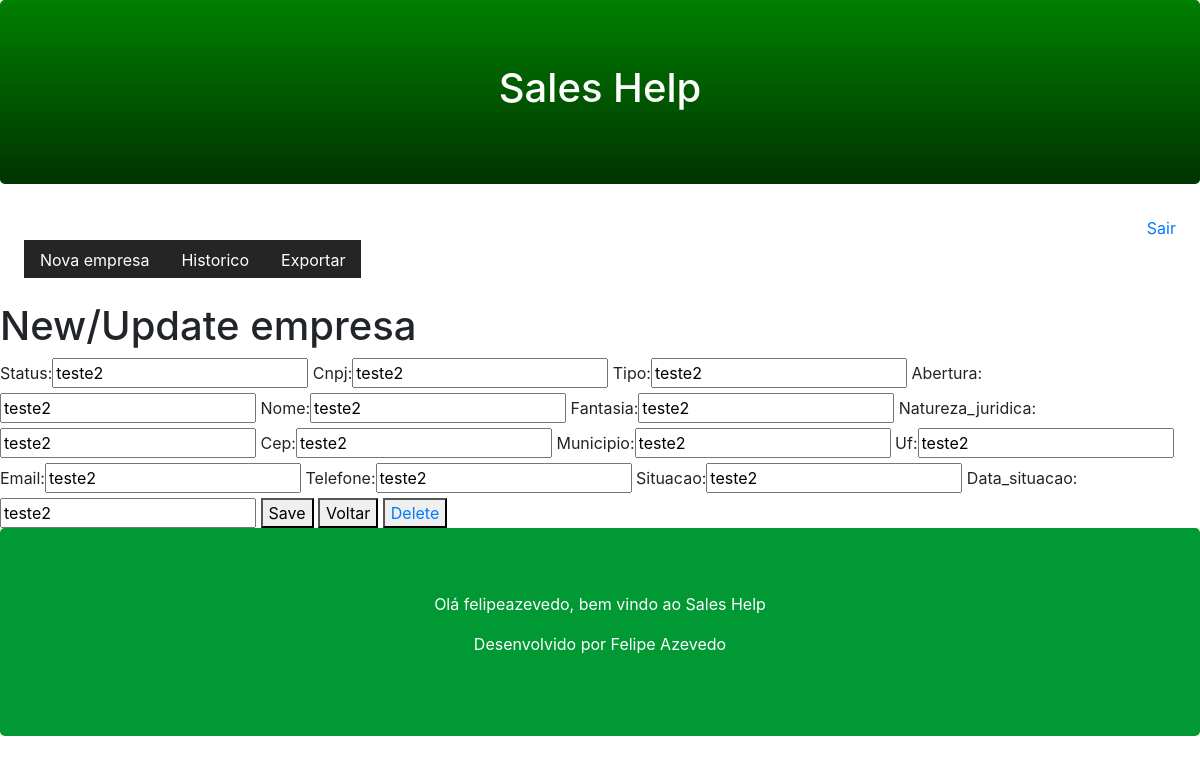
The page /update/7/ (signed in) on the database its author committed.
### core/models.py (models this page shows, shortened)
class Empresa(models.Model):
    status = models.CharField('status', max_length=100, default='')
    cnpj = models.CharField('cnpj', max_length=100, default='')
    tipo = models.CharField('tipo', max_length=100, default='')
    abertura = models.CharField('abertura', max_length=100, default='')
    nome = models.CharField('nome', max_length=100, default='')
    fantasia = models.CharField('fantasia', max_length=100, default='')
    natureza_juridica = models.CharField('natureza_juridica', max_length=100, default='')
    cep = models.CharField('cep', max_length=100, default='')
    municipio = models.CharField('municipio', max_length=100, default='')
    uf = models.CharField('uf', max_length=100, default='')
    email = models.CharField('email', max_length=100, default='')
    telefone = models.CharField('telefone', max_length=100, default='')
    situacao = models.CharField('situacao', max_length=100, default='')
    data_situacao = models.CharField('data_situacao', max_length=100, default='')

### core/views.py (the view)
# urls.py: path('update/<int:id>/', update_empresa, name='update_empresa'),
@login_required(login_url='/login/')
def update_empresa(request, id):
    empresa = Empresa.objects.get(id=id)
    form = Empresa_form(request.POST or None, instance=empresa)
    if form.is_valid():
        form.save()
        return redirect('list_empresas')
    return render(request, 'empresa_form.html', {'form': form, 'empresa': empresa})

### core/forms.py
class Empresa_form(forms.ModelForm):
    class Meta:
        model = Empresa
        fields = ['status','cnpj','tipo', 'abertura', 'nome', 'fantasia', 'natureza_juridica', 'cep', 'municipio', 'uf', 'email', 'telefone', 'situacao', 'data_situacao']

### core/templates/empresa_form.html (shortened to what this page needs)
{% extends "model-page.html" %}
{% block content %}
<body>
    <h1>New/Update empresa</h1>
    <form method="POST">
        {{ form }}
        <button type="submit">Save</button>
        {% if empresa %}
        <button type="submit" href="{% url 'delete_empresa' empresa.id %}">Voltar</button>
        <button><a href="{% url 'delete_empresa' empresa.id %}">Delete</a></button>
    {% endif %}
    </form>
</body>
</html>
{% endblock %}

### core/templates/model-footer.html
<div class="jumbotron footer text-center" style="margin-bottom:0;
                                                 background-color: #009933;
                                                 color: white">
    <p>Olá {{request.user}}, bem vindo ao Sales Help</p>
    <p>Desenvolvido por Felipe Azevedo</p>
</div>

### rows shown on the page
Empresa: status "teste2", cnpj "teste2", tipo "teste2", abertura "teste2", nome "teste2", fantasia "teste2", natureza_juridica "teste2", cep "teste2", municipio "teste2", uf "teste2", email "teste2", telefone "teste2", situacao "teste2", data_situacao "teste2"

### other values the page prints
{{ request.user }} "felipeazevedo"
